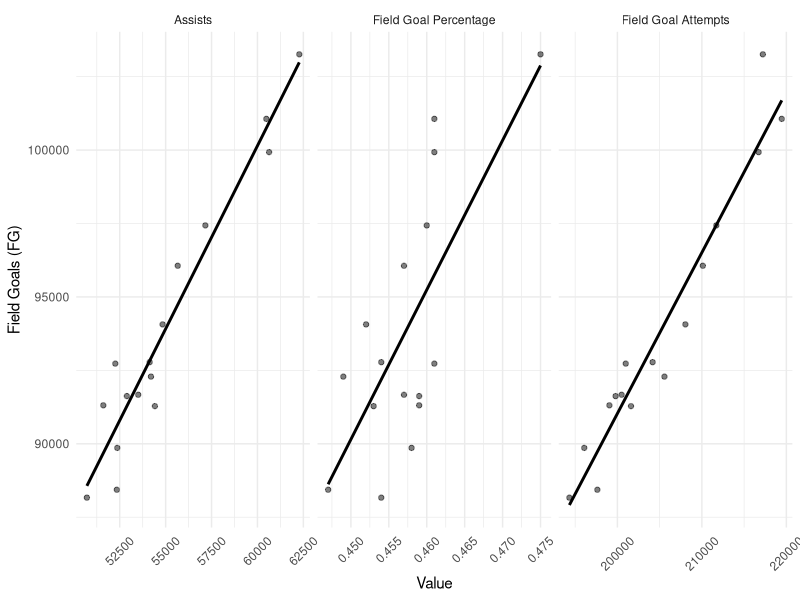
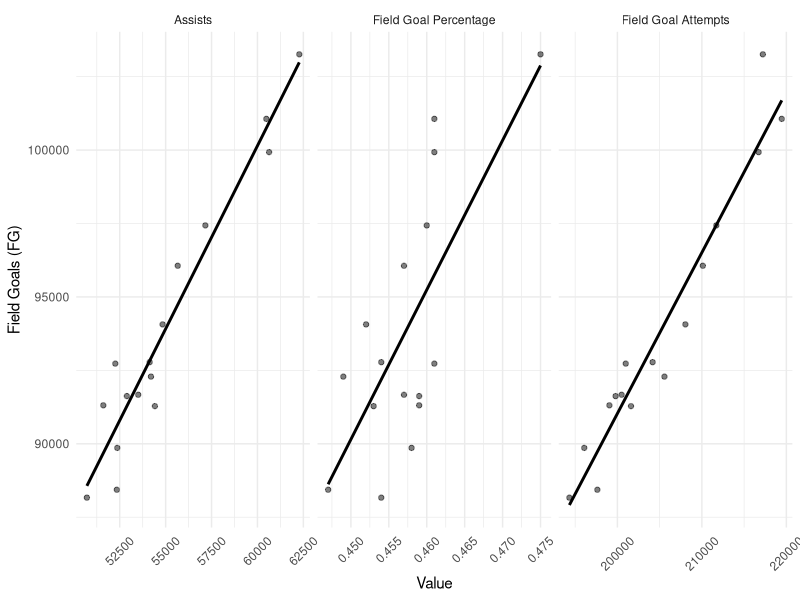

Generate these figures, in order, with R:
#### Preamble ####
# Purpose: Figure 3 replication
# Author: Shiji Zhang
# Date: 17 April 2024
# Contact: kane.zhang@mail.utoronto.ca
# License: MIT

#### Workspace setup ####
if(!require(dplyr)){install.packages('dplyr', dependencies = TRUE)}
if(!require(tidyr)){install.packages('tidyr', dependencies = TRUE)}
if(!require(ggplot2)){install.packages('ggplot2', dependencies = TRUE)}
library(dplyr)
library(tidyr)
library(ggplot2)

cleaned_nba_data <- read.csv("inputs/data/cleaned_nba_data.csv")
nba_long <- cleaned_nba_data %>%
  gather(key = "variable", value = "value", AST, FG_percent, FGA) %>%
  mutate(variable = factor(variable, levels = c("AST", "FG_percent", "FGA"),
                           labels = c("Assists", "Field Goal Percentage", "Field Goal Attempts")))

# Creating the plot with specified order of variable names
p <- ggplot(nba_long, aes(x = value, y = FG)) +
  geom_point(alpha = 0.5) +
  facet_wrap(~variable, scales = 'free_x') +
  geom_smooth(method = "lm", se = FALSE, color = "black") +
  theme_minimal() +
  theme(axis.text.x = element_text(angle = 45, vjust = 0.5)) +  # Rotate x-axis labels to avoid overlap
  labs(x = "Value",
       y = "Field Goals (FG)")

# Print the plot
print(p)


ggsave(
  "replication/plots/figure3.png",
  height = 12,
  width = 16,
  units = "in",
  dpi = 300
)

